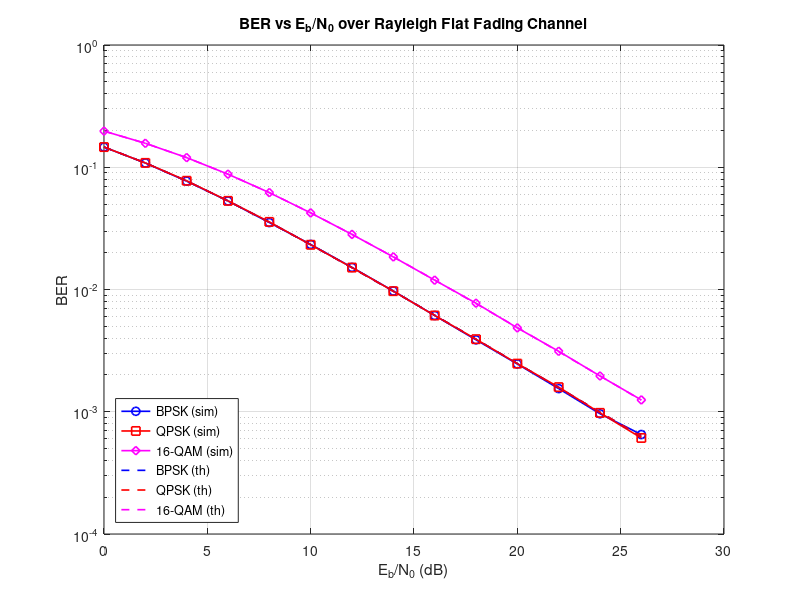
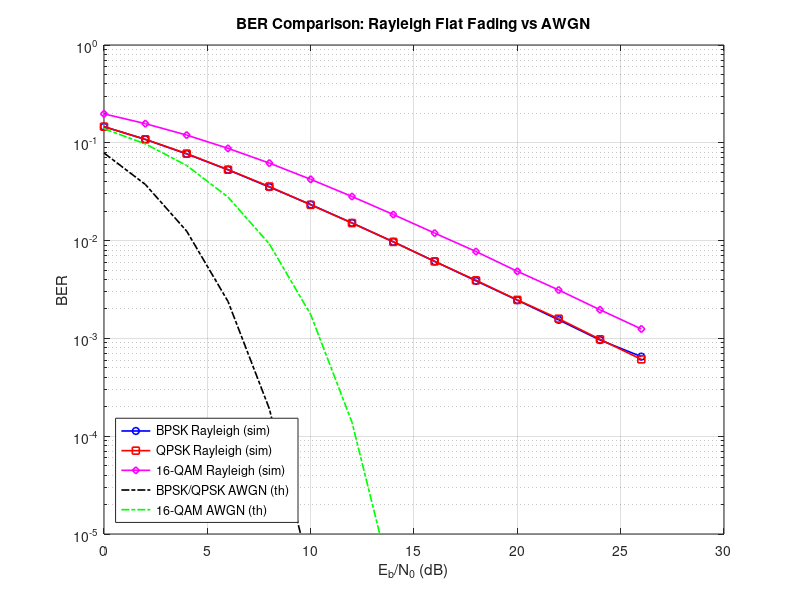
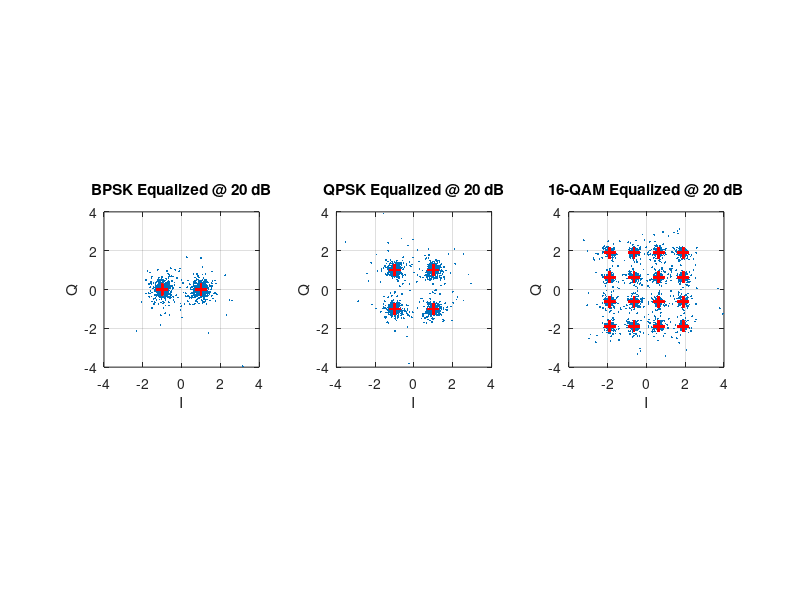

The MATLAB script that drew these images, in order:
%% ===================== COMMON SETUP =====================
clear; clc; close all;

N_sym   = 2e6;                   % symbols per SNR point
E_bit   = 1;
EbN0_dB = 0:2:26;
EbN0    = 10.^(EbN0_dB/10);
N0      = E_bit ./ EbN0;
sigma   = sqrt(N0/2);            % noise std per real dimension

%% ===================== PART 1: BPSK (Rayleigh Flat Fading) =====================
BER_bpsk_ray = zeros(size(EbN0_dB));
bits_bpsk    = randi([0 1], 1, N_sym);

% Mapper (0 -> -sqrt(Eb), 1 -> +sqrt(Eb))
x_bpsk = (2*bits_bpsk - 1) * sqrt(E_bit);

for k = 1:length(EbN0_dB)
    % Rayleigh flat fading channel & AWGN
    h = sqrt(0.5) * (randn(1, N_sym) + 1j*randn(1, N_sym));
    n = sigma(k)  * (randn(1, N_sym) + 1j*randn(1, N_sym));

    % Received signal
    y = h .* x_bpsk + n;

    % Channel inversion & hard decision
    y_eq     = y ./ h;
    bits_hat = (real(y_eq) > 0);

    % BER calculation
    BER_bpsk_ray(k) = sum(bits_hat ~= bits_bpsk) / N_sym;

    if EbN0_dB(k) == 20
        tx_bpsk20 = x_bpsk;
        rx_bpsk20 = y_eq;
    end
end

%% ===================== PART 2: QPSK (Rayleigh Flat Fading) =====================
BER_qpsk_ray = zeros(size(EbN0_dB));
bits_I       = randi([0 1], 1, N_sym);
bits_Q       = randi([0 1], 1, N_sym);

% Mapper (Gray: 00->-1-j, 01->-1+j, 10->+1-j, 11->+1+j)
sI     = (2*bits_I - 1) * sqrt(E_bit);
sQ     = (2*bits_Q - 1) * sqrt(E_bit);
x_qpsk = sI + 1j*sQ;

for k = 1:length(EbN0_dB)
    % Rayleigh flat fading channel & AWGN
    h = sqrt(0.5) * (randn(1, N_sym) + 1j*randn(1, N_sym));
    n = sigma(k)  * (randn(1, N_sym) + 1j*randn(1, N_sym));

    % Received signal
    y = h .* x_qpsk + n;

    % Channel inversion & hard decision
    y_eq = y ./ h;
    hatI = (real(y_eq) > 0);
    hatQ = (imag(y_eq) > 0);

    % BER calculation
    errs = sum(hatI ~= bits_I) + sum(hatQ ~= bits_Q);
    BER_qpsk_ray(k) = errs / (2*N_sym);

    if EbN0_dB(k) == 20
        tx_qpsk20 = x_qpsk;
        rx_qpsk20 = y_eq;
    end
end

%% ===================== PART 3: 16-QAM (Rayleigh Flat Fading) =====================
BER_16qam_ray = zeros(size(EbN0_dB));
bits_I_16qam  = randi([0 1], 2, N_sym);
bits_Q_16qam  = randi([0 1], 2, N_sym);

% Mapper (Gray 4-PAM per axis: 00->-3, 01->-1, 10->+3, 11->+1)
pam_map = [-3, -1, 3, 1];
idx_I   = bits_I_16qam(1,:)*2 + bits_I_16qam(2,:) + 1;
idx_Q   = bits_Q_16qam(1,:)*2 + bits_Q_16qam(2,:) + 1;

a       = sqrt(4 * E_bit / 10);  % scale factor for Es = 4*Eb
s_I     = a * pam_map(idx_I);
s_Q     = a * pam_map(idx_Q);
x_16qam = s_I + 1j*s_Q;

pam_demap = @(r) [r > 0; abs(r/a) < 2];

for k = 1:length(EbN0_dB)
    % Rayleigh flat fading channel & AWGN
    h = sqrt(0.5) * (randn(1, N_sym) + 1j*randn(1, N_sym));
    n = sigma(k)  * (randn(1, N_sym) + 1j*randn(1, N_sym));

    % Received signal
    y = h .* x_16qam + n;

    % Channel inversion & hard decision
    y_eq  = y ./ h;
    hat_I = pam_demap(real(y_eq));
    hat_Q = pam_demap(imag(y_eq));

    % BER calculation
    errs = sum(sum(hat_I ~= bits_I_16qam)) + sum(sum(hat_Q ~= bits_Q_16qam));
    BER_16qam_ray(k) = errs / (4*N_sym);

    if EbN0_dB(k) == 20
        tx_16qam20 = x_16qam;
        rx_16qam20 = y_eq;
    end
end

%% ===================== THEORY =====================
f = @(c) 0.5 * (1 - sqrt((c * EbN0) ./ (1 + c * EbN0)));

BER_bpsk_ray_th  = f(1);
BER_qpsk_ray_th  = f(1);
BER_16qam_ray_th = (3/4)*f(0.4) + (1/2)*f(3.6) - (1/4)*f(10);

% AWGN theoretical references
BER_bpsk_awgn_th  = 0.5 * erfc(sqrt(EbN0));
BER_qpsk_awgn_th  = 0.5 * erfc(sqrt(EbN0));
BER_16qam_awgn_th = (3/8) * erfc(sqrt(0.4 * EbN0));

%% ===================== PLOT 1: Integrated Rayleigh BER Comparison =====================
figure;
semilogy(EbN0_dB, BER_bpsk_ray,  'bo-', 'LineWidth', 1.2, 'MarkerSize', 6); hold on;
semilogy(EbN0_dB, BER_qpsk_ray,  'rs-', 'LineWidth', 1.2, 'MarkerSize', 6);
semilogy(EbN0_dB, BER_16qam_ray, 'md-', 'LineWidth', 1.2, 'MarkerSize', 6);

semilogy(EbN0_dB, BER_bpsk_ray_th,  'b--', 'LineWidth', 1.2);
semilogy(EbN0_dB, BER_qpsk_ray_th,  'r--', 'LineWidth', 1.2);
semilogy(EbN0_dB, BER_16qam_ray_th, 'm--', 'LineWidth', 1.2);

grid on; xlabel('E_b/N_0 (dB)'); ylabel('BER');
title('BER vs E_b/N_0 over Rayleigh Flat Fading Channel');
legend('BPSK (sim)', 'QPSK (sim)', '16-QAM (sim)', ...
       'BPSK (th)', 'QPSK (th)', '16-QAM (th)', 'Location', 'southwest');
ylim([1e-4 1]);

%% ===================== EXTRA - PLOT 2: Rayleigh Fading vs AWGN =====================
figure;
semilogy(EbN0_dB, BER_bpsk_ray,     'bo-', 'LineWidth', 1.2, 'MarkerSize', 5); hold on;
semilogy(EbN0_dB, BER_qpsk_ray,     'rs-', 'LineWidth', 1.2, 'MarkerSize', 5);
semilogy(EbN0_dB, BER_16qam_ray,    'md-', 'LineWidth', 1.2, 'MarkerSize', 5);
semilogy(EbN0_dB, BER_bpsk_awgn_th, 'k-.', 'LineWidth', 1.2);
semilogy(EbN0_dB, BER_16qam_awgn_th,'g-.', 'LineWidth', 1.2);

grid on; xlabel('E_b/N_0 (dB)'); ylabel('BER');
title('BER Comparison: Rayleigh Flat Fading vs AWGN');
legend('BPSK Rayleigh (sim)', 'QPSK Rayleigh (sim)', '16-QAM Rayleigh (sim)', ...
       'BPSK/QPSK AWGN (th)', '16-QAM AWGN (th)', 'Location', 'southwest');
ylim([1e-5 1]);

%% ===================== EXTRA - PLOT 3: Equalized Constellations @ 20 dB =====================
n_plot = 1:5000;
TX     = {tx_bpsk20, tx_qpsk20, tx_16qam20};
RX     = {rx_bpsk20, rx_qpsk20, rx_16qam20};
ttl    = {'BPSK', 'QPSK', '16-QAM'};

figure;
for m = 1:3
    subplot(1,3,m);
    plot(real(RX{m}(n_plot)), imag(RX{m}(n_plot)), '.', 'MarkerSize', 4); hold on;
    plot(real(TX{m}(n_plot)), imag(TX{m}(n_plot)), 'r+', 'MarkerSize', 8, 'LineWidth', 1.2);
    grid on; axis equal; xlim([-4 4]); ylim([-4 4]);
    xlabel('I'); ylabel('Q');
    title([ttl{m} ' Equalized @ 20 dB']);
end
